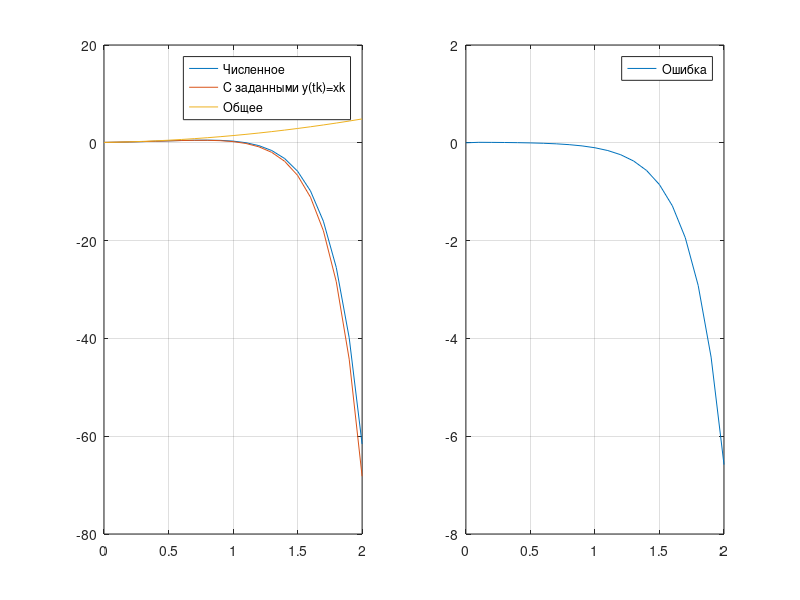

Source code (MATLAB):
clear all;
clc;

time_start = 0;
time_end = 2;

step = 0.1;
time = time_start:step:time_end;

x = zeros(1,length(time));
y = zeros(1,length(time));
h = zeros(1,length(time));

x(1) = 0.08;
y(1) = 0.08;
h(1) = 0;

y1 = (time).^2 + 0.4 * time + 0.08;

for k = 2 : length(time)
    x(k) = x(k-1) + step * 5 * (x(k-1)-(time(k-1))^2);
    c = (x(k-1) - time(k-1)^2 - 0.4 * time(k-1) - 0.08)/ exp(5*time(k-1));
    y(k) = time(k)^2 + 0.4 * time(k) + 0.08 + c * exp(5*time(k));
    h(k) = y(k) - x(k);
end;

subplot(1,2,1);
plot(time, x); hold on; grid on;
plot(time, y); hold on; grid on; 
plot(time, y1); hold on; grid on; 
legend('Численное','С заданными y(tk)=xk','Общее');
subplot(1,2,2);
plot(time, h); hold on; grid on;  legend('Ошибка');